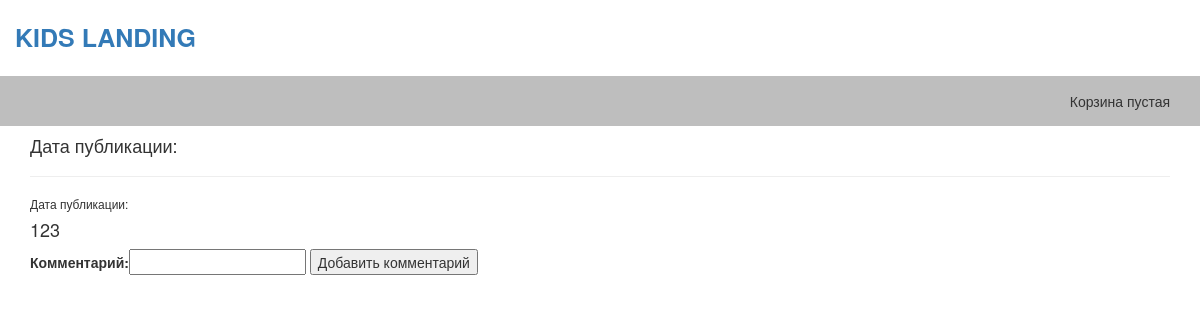
The app's page /articles/get/2/, older data.
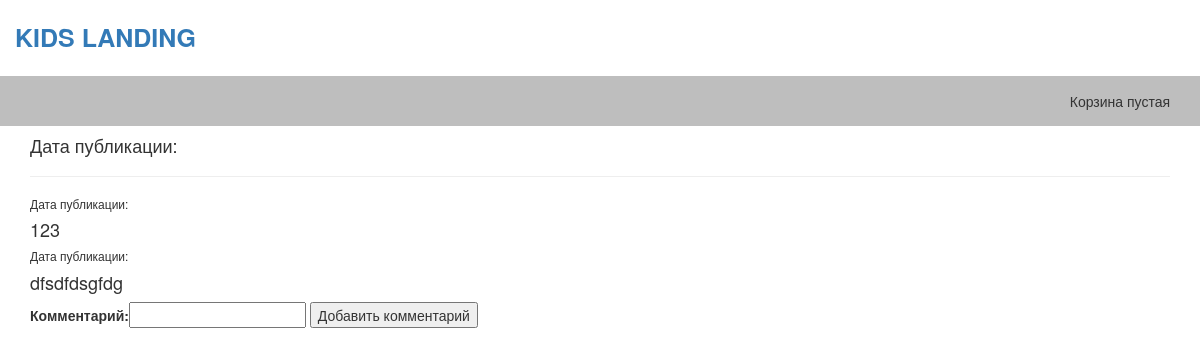
The same page, newer data.
### article/models.py (models this page shows)
class Comments(models.Model):
    class Meta:
        db_table = 'comments'
    comments_text = models.CharField(verbose_name='Комментарий', max_length=400)
    comments_article = models.ForeignKey(Article, editable=False) # Связь с таблицей статей

### article/views.py (the view)
# urls.py: url(r'^articles/', include('article.urls', namespace='articles')), # Статьи
def article(request, article_id=1):
    comment_form = CommentForm
    args = {}
    args.update(csrf(request))  # Проверка данных
    args['articles'] = Article.objects.get(id=article_id)
    args['comments'] = Comments.objects.filter(comments_article_id=article_id)
    args['form'] = comment_form
    return render_to_response('articles/article/article.html', args)

### templates/articles/article/article.html (shortened to what this page needs)
{% extends "shop/base.html" %}
{% load staticfiles %}
{% block content_article %}
    <h4>Дата публикации:{{ article.article_date }}</h4>
    <hr>
    {% for comment in comments %}
        <h6>Дата публикации:{{ article.article_date }}</h6>
        <h4><p>{{ comment.comments_text }}</p></h4>
    {% endfor %}
    <form action="/articles/add_comment/{{ article.id }}" method="post">
        {{ form }}
        <input type="submit" class="button" value="Добавить комментарий" />
    </form>
{% endblock %}

Row changes from the older to the newer data that the page shows:
added Comments: comments_text "dfsdfdsgfdg"
